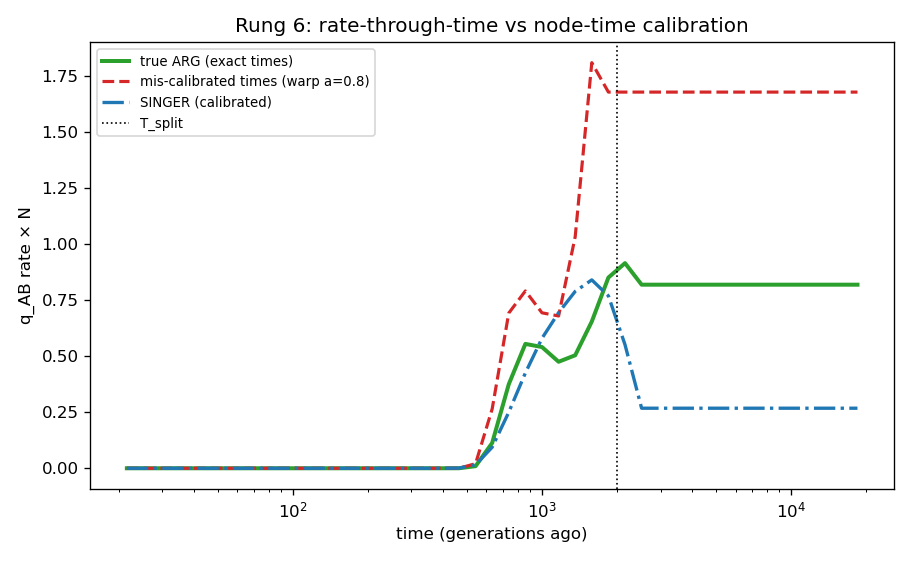

Write the Python code that produced this figure.
"""Rung 6: does the rate-through-time survive inferred / mis-calibrated node times?

The profile lives entirely on the node-age axis, so time calibration is the make-or-break for
real data. Clean A/B split (true onset at T_split=2000). Compare the q_AB(t) profile on:
  * the TRUE ARG (exact times) — baseline,
  * the true ARG with systematically MIS-CALIBRATED times (a monotone warp t·(t/t_ref)^(a-1),
    the §6 panmictic-prior-bias concern) — how much does the onset move?
  * a SINGER posterior ARG (Bayesian, coalescent-CALIBRATED times in generations) — the realistic
    front end (tsinfer alone gives uncalibrated times; tsdate not installed).
"""
import numpy as np
import msprime
import matplotlib
matplotlib.use("Agg")
import matplotlib.pyplot as plt

import tspaint
from tspaint.dating import log_time_grid, cell_centers, fit_rate_through_time

N, T_SPLIT, MU = 1000, 2000.0, 1e-6


def sim(seed=1, L=3e5, n=6):
    d = msprime.Demography()
    d.add_population(name="A", initial_size=N)
    d.add_population(name="B", initial_size=N)
    d.add_population(name="ANC", initial_size=N)
    d.add_population_split(time=T_SPLIT, derived=["A", "B"], ancestral="ANC")
    ts = msprime.sim_ancestry(samples={"A": n, "B": n}, demography=d, sequence_length=L,
                              recombination_rate=1e-8, random_seed=seed, ploidy=1)
    return msprime.sim_mutations(ts, rate=MU, random_seed=seed)


def labels_of(ts):
    pop = ts.tables.nodes.population
    return {int(s): (0 if pop[s] == 0 else 1) for s in ts.samples()}


def miscalibrate(ts, a=0.8, t_ref=500.0):
    """Monotone time warp t' = t·(t/t_ref)^(a-1) (a<1 compresses deep times; recent ~unchanged)."""
    tables = ts.dump_tables()
    t = tables.nodes.time.copy()
    nz = t > 0
    tw = t.copy()
    tw[nz] = t[nz] * (t[nz] / t_ref) ** (a - 1.0)
    tables.nodes.time = tw
    tables.mutations.clear()                  # dating uses only the genealogy + times,
    tables.sites.clear()                      # so drop mutations (whose times would break sort)
    tables.sort()
    return tables.tree_sequence()


def profile(ts, edges, labels):
    return fit_rate_through_time(ts, labels, edges, n_iter=8, n_knots=16)


edges = log_time_grid(20.0, 20000.0, 45)
c = cell_centers(edges)
ts = sim()
LABELS = labels_of(ts)          # SINGER drops populations but preserves sample order/ids -> reuse

print("true ARG ...")
r_true = profile(ts, edges, LABELS)
print("mis-calibrated times ...")
r_mis = profile(miscalibrate(ts), edges, LABELS)

singer_ok = False
try:
    print(f"SINGER ({ts.num_sites} sites) ...")
    samples = tspaint.io_singer.singer_tree_sequences(
        ts, Ne=N, mutation_rate=MU, recombination_rate=1e-8,
        n_samples=8, thin=5, burn_in=3, seed=7)
    r_singer = profile(samples[-1], edges, LABELS)
    singer_ok = True
    print(f"  SINGER returned {len(samples)} samples; using the last")
except Exception as e:
    print("SINGER failed:", type(e).__name__, str(e)[:200])

fig, ax = plt.subplots(figsize=(7.6, 4.7))
ax.plot(c, r_true.q_AB * N, "-", lw=2.4, color="C2", label="true ARG (exact times)")
ax.plot(c, r_mis.q_AB * N, "--", lw=1.9, color="C3", label="mis-calibrated times (warp a=0.8)")
if singer_ok:
    ax.plot(c, r_singer.q_AB * N, "-.", lw=2.0, color="C0", label="SINGER (calibrated)")
ax.axvline(T_SPLIT, color="k", ls=":", lw=1, label="T_split")
ax.set_xscale("log")
ax.set_xlabel("time (generations ago)")
ax.set_ylabel("q_AB rate × N")
ax.set_title("Rung 6: rate-through-time vs node-time calibration")
ax.legend(fontsize=8)
fig.tight_layout()
fig.savefig("explore/rung6_calibration.png", dpi=120)


def onset(cc, r):
    r = np.nan_to_num(r)
    pk = r.max()
    if pk <= 0:
        return float("nan")
    idx = np.where(r >= 0.5 * pk)[0]
    return cc[idx[0]] if len(idx) else float("nan")


print(f"\nonset (time at 50% of peak):  T_split={T_SPLIT:.0f}")
print(f"  true ARG       = {onset(c, r_true.q_AB):.0f}")
print(f"  mis-calibrated = {onset(c, r_mis.q_AB):.0f}")
if singer_ok:
    print(f"  SINGER         = {onset(c, r_singer.q_AB):.0f}")
print("wrote explore/rung6_calibration.png")
